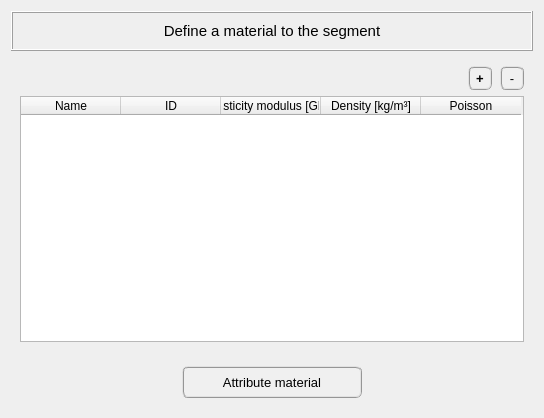
<?xml version="1.0" encoding="UTF-8"?>
<ui version="4.0">
 <class>Dialog</class>
 <widget class="QDialog" name="Dialog">
  <property name="geometry">
   <rect>
    <x>0</x>
    <y>0</y>
    <width>544</width>
    <height>418</height>
   </rect>
  </property>
  <property name="windowTitle">
   <string>Dialog</string>
  </property>
  <layout class="QGridLayout" name="gridLayout_4">
   <item row="0" column="0">
    <widget class="QFrame" name="frame">
     <property name="maximumSize">
      <size>
       <width>16777215</width>
       <height>48</height>
      </size>
     </property>
     <property name="frameShape">
      <enum>QFrame::Box</enum>
     </property>
     <property name="frameShadow">
      <enum>QFrame::Raised</enum>
     </property>
     <layout class="QGridLayout" name="gridLayout">
      <item row="0" column="0">
       <widget class="QLabel" name="label">
        <property name="font">
         <font>
          <pointsize>11</pointsize>
         </font>
        </property>
        <property name="text">
         <string>Define a material to the segment</string>
        </property>
        <property name="alignment">
         <set>Qt::AlignCenter</set>
        </property>
       </widget>
      </item>
     </layout>
    </widget>
   </item>
   <item row="1" column="0">
    <widget class="QFrame" name="frame_2">
     <property name="frameShape">
      <enum>QFrame::NoFrame</enum>
     </property>
     <property name="frameShadow">
      <enum>QFrame::Raised</enum>
     </property>
     <layout class="QGridLayout" name="gridLayout_2">
      <item row="1" column="0">
       <widget class="QTableWidget" name="tableWidget">
        <column>
         <property name="text">
          <string>Name</string>
         </property>
        </column>
        <column>
         <property name="text">
          <string>ID</string>
         </property>
        </column>
        <column>
         <property name="text">
          <string>Elasticity modulus [GPa]</string>
         </property>
        </column>
        <column>
         <property name="text">
          <string>Density [kg/m³]</string>
         </property>
        </column>
        <column>
         <property name="text">
          <string>Poisson</string>
         </property>
        </column>
       </widget>
      </item>
      <item row="0" column="0">
       <widget class="QFrame" name="frame_6">
        <property name="minimumSize">
         <size>
          <width>0</width>
          <height>0</height>
         </size>
        </property>
        <property name="frameShape">
         <enum>QFrame::NoFrame</enum>
        </property>
        <property name="frameShadow">
         <enum>QFrame::Raised</enum>
        </property>
        <layout class="QGridLayout" name="gridLayout_5">
         <property name="leftMargin">
          <number>0</number>
         </property>
         <property name="topMargin">
          <number>0</number>
         </property>
         <property name="rightMargin">
          <number>0</number>
         </property>
         <property name="bottomMargin">
          <number>0</number>
         </property>
         <property name="horizontalSpacing">
          <number>8</number>
         </property>
         <property name="verticalSpacing">
          <number>0</number>
         </property>
         <item row="0" column="2">
          <widget class="QPushButton" name="pushButton_process_geometry_2">
           <property name="minimumSize">
            <size>
             <width>24</width>
             <height>24</height>
            </size>
           </property>
           <property name="maximumSize">
            <size>
             <width>24</width>
             <height>24</height>
            </size>
           </property>
           <property name="font">
            <font>
             <family>MS Shell Dlg 2</family>
             <pointsize>10</pointsize>
             <weight>9</weight>
             <italic>false</italic>
             <bold>false</bold>
            </font>
           </property>
           <property name="toolTip">
            <string>&lt;html&gt;&lt;head/&gt;&lt;body&gt;&lt;p&gt;&lt;span style=&quot; font-weight:400;&quot;&gt;Process geometry and mesh&lt;/span&gt;&lt;/p&gt;&lt;/body&gt;&lt;/html&gt;</string>
           </property>
           <property name="styleSheet">
            <string notr="true">QPushButton{border-radius: 6px; border-color: rgb(150, 150, 150); border-style: ridge; border-width: 2px; color: rgb(0, 0, 0); background-color: rgb(240, 240, 240); font: 75 10pt &quot;MS Shell Dlg 2&quot;}
QPushButton:hover{border-radius: 6px; border-color: rgb(0, 170, 255); border-style: ridge; border-width: 2px; color: rgb(0, 0, 0); background-color: rgba(174, 213, 255, 100); font: 75 10pt &quot;MS Shell Dlg 2&quot;}
QPushButton:pressed{border-radius: 6px; border-color: rgb(0, 170, 255); border-style: ridge; border-width: 3px; color: rgb(0, 0, 0); background-color: rgb(174, 213, 255); font: 75 10pt &quot;MS Shell Dlg 2&quot;}</string>
           </property>
           <property name="text">
            <string>-</string>
           </property>
          </widget>
         </item>
         <item row="0" column="0">
          <widget class="QFrame" name="frame_7">
           <property name="frameShape">
            <enum>QFrame::NoFrame</enum>
           </property>
           <property name="frameShadow">
            <enum>QFrame::Raised</enum>
           </property>
          </widget>
         </item>
         <item row="0" column="1">
          <widget class="QPushButton" name="pushButton_process_geometry_3">
           <property name="minimumSize">
            <size>
             <width>24</width>
             <height>24</height>
            </size>
           </property>
           <property name="maximumSize">
            <size>
             <width>24</width>
             <height>24</height>
            </size>
           </property>
           <property name="font">
            <font>
             <family>MS Shell Dlg 2</family>
             <pointsize>10</pointsize>
             <weight>75</weight>
             <italic>false</italic>
             <bold>true</bold>
            </font>
           </property>
           <property name="toolTip">
            <string>&lt;html&gt;&lt;head/&gt;&lt;body&gt;&lt;p&gt;&lt;span style=&quot; font-weight:400;&quot;&gt;Process geometry and mesh&lt;/span&gt;&lt;/p&gt;&lt;/body&gt;&lt;/html&gt;</string>
           </property>
           <property name="styleSheet">
            <string notr="true">QPushButton{border-radius: 6px; border-color: rgb(150, 150, 150); border-style: ridge; border-width: 2px; color: rgb(0, 0, 0); background-color: rgb(240, 240, 240); font: 75 bold 10pt &quot;MS Shell Dlg 2&quot;}
QPushButton:hover{border-radius: 6px; border-color: rgb(0, 170, 255); border-style: ridge; border-width: 2px; color: rgb(0, 0, 0); background-color: rgba(174, 213, 255, 100); font: 75 bold 10pt &quot;MS Shell Dlg 2&quot;}
QPushButton:pressed{border-radius: 6px; border-color: rgb(0, 170, 255); border-style: ridge; border-width: 3px; color: rgb(0, 0, 0); background-color: rgb(174, 213, 255); font: 75 bold 10pt &quot;MS Shell Dlg 2&quot;}</string>
           </property>
           <property name="text">
            <string>+</string>
           </property>
          </widget>
         </item>
        </layout>
       </widget>
      </item>
     </layout>
    </widget>
   </item>
   <item row="2" column="0">
    <widget class="QFrame" name="frame_3">
     <property name="frameShape">
      <enum>QFrame::NoFrame</enum>
     </property>
     <property name="frameShadow">
      <enum>QFrame::Raised</enum>
     </property>
     <layout class="QGridLayout" name="gridLayout_3">
      <item row="0" column="0">
       <widget class="QFrame" name="frame_4">
        <property name="frameShape">
         <enum>QFrame::NoFrame</enum>
        </property>
        <property name="frameShadow">
         <enum>QFrame::Raised</enum>
        </property>
       </widget>
      </item>
      <item row="0" column="1">
       <widget class="QPushButton" name="pushButton_process_geometry">
        <property name="minimumSize">
         <size>
          <width>180</width>
          <height>32</height>
         </size>
        </property>
        <property name="maximumSize">
         <size>
          <width>252</width>
          <height>32</height>
         </size>
        </property>
        <property name="font">
         <font>
          <family>MS Shell Dlg 2</family>
          <pointsize>10</pointsize>
          <weight>9</weight>
          <italic>false</italic>
          <bold>false</bold>
         </font>
        </property>
        <property name="toolTip">
         <string>&lt;html&gt;&lt;head/&gt;&lt;body&gt;&lt;p&gt;&lt;span style=&quot; font-weight:400;&quot;&gt;Process geometry and mesh&lt;/span&gt;&lt;/p&gt;&lt;/body&gt;&lt;/html&gt;</string>
        </property>
        <property name="styleSheet">
         <string notr="true">QPushButton{border-radius: 6px; border-color: rgb(150, 150, 150); border-style: ridge; border-width: 2px; color: rgb(0, 0, 0); background-color: rgb(240, 240, 240); font: 75 10pt &quot;MS Shell Dlg 2&quot;}
QPushButton:hover{border-radius: 6px; border-color: rgb(0, 170, 255); border-style: ridge; border-width: 2px; color: rgb(0, 0, 0); background-color: rgba(174, 213, 255, 100); font: 75 10pt &quot;MS Shell Dlg 2&quot;}
QPushButton:pressed{border-radius: 6px; border-color: rgb(0, 170, 255); border-style: ridge; border-width: 3px; color: rgb(0, 0, 0); background-color: rgb(174, 213, 255); font: 75 10pt &quot;MS Shell Dlg 2&quot;}</string>
        </property>
        <property name="text">
         <string>Attribute material</string>
        </property>
       </widget>
      </item>
      <item row="0" column="2">
       <widget class="QFrame" name="frame_5">
        <property name="frameShape">
         <enum>QFrame::NoFrame</enum>
        </property>
        <property name="frameShadow">
         <enum>QFrame::Raised</enum>
        </property>
       </widget>
      </item>
     </layout>
    </widget>
   </item>
  </layout>
 </widget>
 <resources/>
 <connections/>
</ui>
